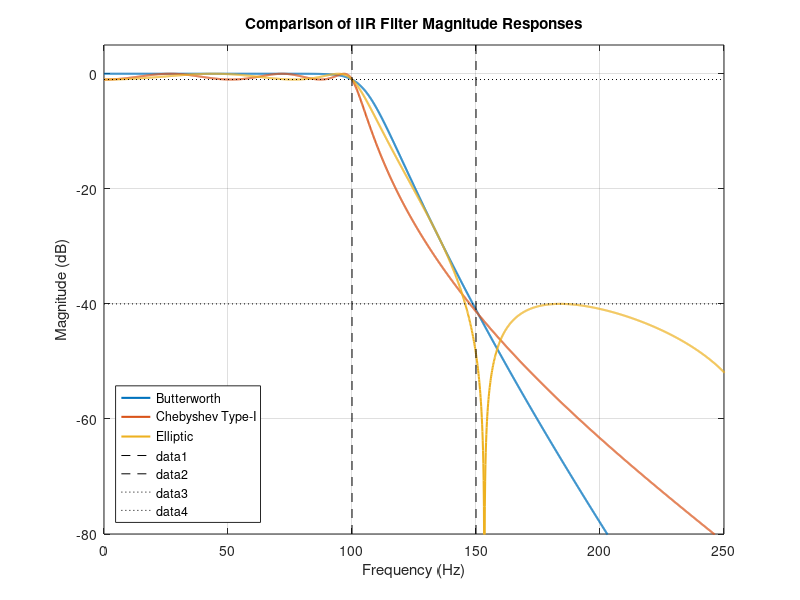
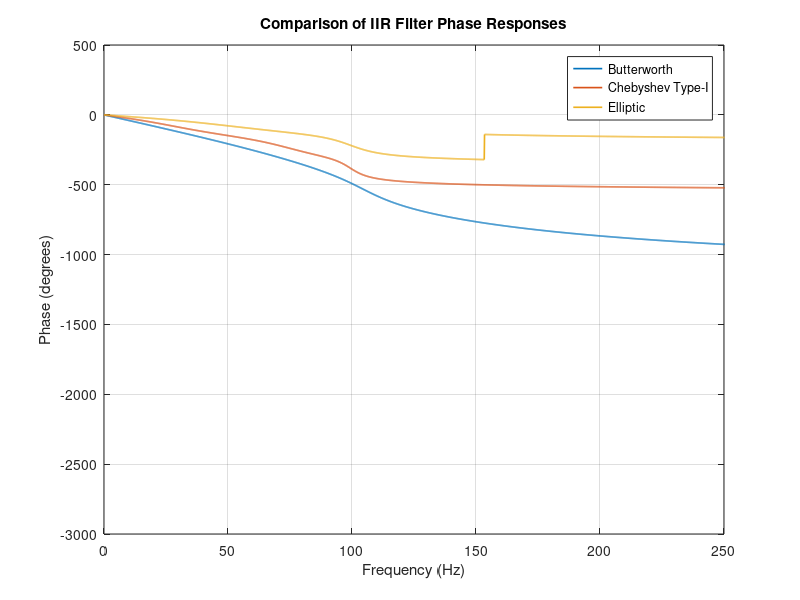
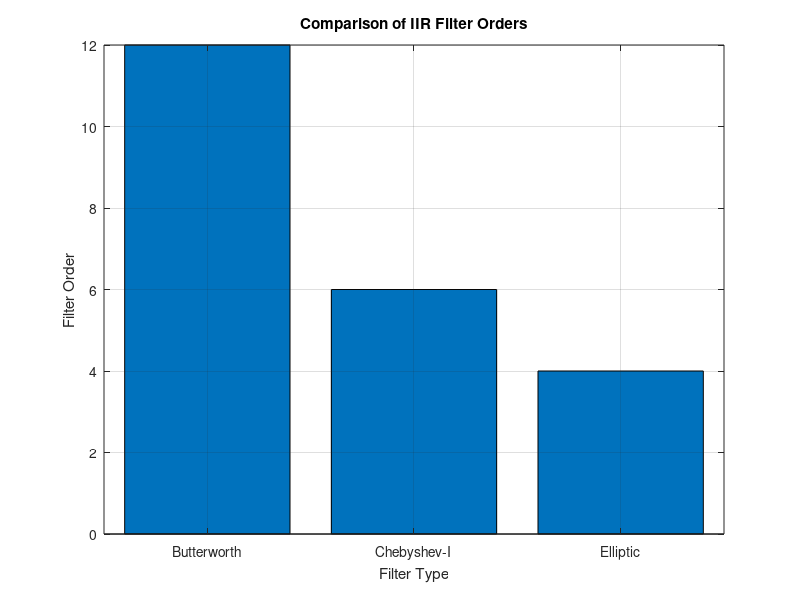

The MATLAB script that drew these images, in order:

clc;
clear;
close all;

%% EXPERIMENT 4
% DESIGN AND COMPARATIVE ANALYSIS OF
% BUTTERWORTH, CHEBYSHEV TYPE-I AND ELLIPTIC IIR FILTERS

%% 1. INPUT PARAMETERS

Fs = 1000;     % Sampling frequency (Hz)
Fp = 100;      % Passband edge frequency (Hz)
Fst = 150;     % Stopband edge frequency (Hz)
Rp = 1;        % Passband ripple (dB)
Rs = 40;       % Stopband attenuation (dB)

% Normalized digital frequencies
Wp = Fp/(Fs/2);
Wst = Fst/(Fs/2);

%% 2. CHEBYSHEV TYPE-I THEORETICAL ORDER

epsilon = sqrt(10^(Rp/10)-1);

% Bilinear-transform equivalent analog frequency ratio
Op = 2*Fs*tan(pi*Fp/Fs);
Os = 2*Fs*tan(pi*Fst/Fs);

N_formula = acosh(sqrt((10^(Rs/10)-1)/(10^(Rp/10)-1))) ...
            / acosh(Os/Op);

N_theory = ceil(N_formula);

%% 3. BUTTERWORTH FILTER

[Nb,Wb] = buttord(Wp,Wst,Rp,Rs);
[bB,aB] = butter(Nb,Wb,'low');

%% 4. CHEBYSHEV TYPE-I FILTER

[Nc,Wc] = cheb1ord(Wp,Wst,Rp,Rs);
[bC,aC] = cheby1(Nc,Rp,Wc,'low');

%% 5. ELLIPTIC FILTER

[Ne,We] = ellipord(Wp,Wst,Rp,Rs);
[bE,aE] = ellip(Ne,Rp,Rs,We,'low');

%% 6. DISPLAY INPUT PARAMETERS

fprintf('\n============================================\n');
fprintf(' IIR FILTER COMPARATIVE ANALYSIS\n');
fprintf('============================================\n');

fprintf('\nINPUT PARAMETERS\n');
fprintf('Sampling Frequency = %.2f Hz\n',Fs);
fprintf('Passband Edge Frequency = %.2f Hz\n',Fp);
fprintf('Stopband Edge Frequency = %.2f Hz\n',Fst);
fprintf('Passband Ripple = %.2f dB\n',Rp);
fprintf('Stopband Attenuation = %.2f dB\n',Rs);

%% 7. CHEBYSHEV FORMULA RESULTS

fprintf('\nCHEBYSHEV TYPE-I THEORETICAL ORDER\n');
fprintf('Ripple factor epsilon = %.4f\n',epsilon);
fprintf('Calculated order = %.4f\n',N_formula);
fprintf('Theoretical minimum order = %d\n',N_theory);

%% 8. FILTER ORDER COMPARISON

fprintf('\n============================================\n');
fprintf(' FILTER ORDER COMPARISON\n');
fprintf('============================================\n');

fprintf('Butterworth Order = %d\n',Nb);
fprintf('Chebyshev Type-I Order = %d\n',Nc);
fprintf('Elliptic Order = %d\n',Ne);

%% 9. DISPLAY FILTER COEFFICIENTS

fprintf('\n============================================\n');
fprintf(' BUTTERWORTH COEFFICIENTS\n');
fprintf('============================================\n');

fprintf('Numerator bB =\n');
disp(bB);

fprintf('Denominator aB =\n');
disp(aB);

fprintf('\n============================================\n');
fprintf(' CHEBYSHEV TYPE-I COEFFICIENTS\n');
fprintf('============================================\n');

fprintf('Numerator bC =\n');
disp(bC);

fprintf('Denominator aC =\n');
disp(aC);

fprintf('\n============================================\n');
fprintf(' ELLIPTIC COEFFICIENTS\n');
fprintf('============================================\n');

fprintf('Numerator bE =\n');
disp(bE);

fprintf('Denominator aE =\n');
disp(aE);

%% 10. FREQUENCY RESPONSES

N = 4096;

[HB,f] = freqz(bB,aB,N,Fs);
[HC,~] = freqz(bC,aC,N,Fs);
[HE,~] = freqz(bE,aE,N,Fs);

% Magnitude response in dB
MB = 20*log10(abs(HB)+eps);
MC = 20*log10(abs(HC)+eps);
ME = 20*log10(abs(HE)+eps);

%% 11. PASSBAND RIPPLE

P = (f <= Fp);

Ripple_B = max(MB(P))-min(MB(P));
Ripple_C = max(MC(P))-min(MC(P));
Ripple_E = max(ME(P))-min(ME(P));

%% 12. STOPBAND ATTENUATION

S = (f >= Fst);

Stop_B = -max(MB(S));
Stop_C = -max(MC(S));
Stop_E = -max(ME(S));

%% 13. PERCENTAGE DEVIATION

Dev_C_Ripple = abs(Ripple_C-Rp)/Rp*100;

Dev_B_Stop = abs(Stop_B-Rs)/Rs*100;
Dev_C_Stop = abs(Stop_C-Rs)/Rs*100;
Dev_E_Stop = abs(Stop_E-Rs)/Rs*100;

%% 14. TRANSITION BANDWIDTH

TransitionBW = Fst-Fp;

%% 15. DISPLAY FILTER PERFORMANCE

fprintf('\n============================================\n');
fprintf(' FILTER PERFORMANCE\n');
fprintf('============================================\n');

fprintf('\nPASSBAND RIPPLE\n');
fprintf('Butterworth = %.4f dB\n',Ripple_B);
fprintf('Chebyshev Type-I = %.4f dB\n',Ripple_C);
fprintf('Elliptic = %.4f dB\n',Ripple_E);

fprintf('\nSTOPBAND ATTENUATION\n');
fprintf('Butterworth = %.4f dB\n',Stop_B);
fprintf('Chebyshev Type-I = %.4f dB\n',Stop_C);
fprintf('Elliptic = %.4f dB\n',Stop_E);

fprintf('\nCHEBYSHEV TYPE-I RIPPLE DEVIATION\n');
fprintf('Specified Ripple = %.2f dB\n',Rp);
fprintf('Measured Ripple = %.4f dB\n',Ripple_C);
fprintf('Percentage Deviation = %.4f %%\n',Dev_C_Ripple);

fprintf('\nSTOPBAND ATTENUATION DEVIATION\n');
fprintf('Butterworth = %.4f %%\n',Dev_B_Stop);
fprintf('Chebyshev Type-I = %.4f %%\n',Dev_C_Stop);
fprintf('Elliptic = %.4f %%\n',Dev_E_Stop);

fprintf('\nTRANSITION CHARACTERISTICS\n');
fprintf('Passband Edge = %.2f Hz\n',Fp);
fprintf('Stopband Edge = %.2f Hz\n',Fst);
fprintf('Transition Bandwidth = %.2f Hz\n',TransitionBW);

%% 16. MAGNITUDE RESPONSE

figure;

plot(f,MB,'LineWidth',1.5);
hold on;
plot(f,MC,'LineWidth',1.5);
plot(f,ME,'LineWidth',1.5);

grid on;

xlabel('Frequency (Hz)');
ylabel('Magnitude (dB)');
title('Comparison of IIR Filter Magnitude Responses');

legend('Butterworth','Chebyshev Type-I','Elliptic', ...
       'Location','southwest');

xlim([0 250]);
ylim([-80 5]);

plot([Fp Fp],[-80 5],'k--');
plot([Fst Fst],[-80 5],'k--');
plot([0 250],[-Rp -Rp],'k:');
plot([0 250],[-Rs -Rs],'k:');

hold off;

%% 17. PHASE RESPONSE

Phase_B = unwrap(angle(HB))*180/pi;
Phase_C = unwrap(angle(HC))*180/pi;
Phase_E = unwrap(angle(HE))*180/pi;

figure;

plot(f,Phase_B,'LineWidth',1.2);
hold on;
plot(f,Phase_C,'LineWidth',1.2);
plot(f,Phase_E,'LineWidth',1.2);

grid on;

xlabel('Frequency (Hz)');
ylabel('Phase (degrees)');
title('Comparison of IIR Filter Phase Responses');

legend('Butterworth','Chebyshev Type-I','Elliptic');

xlim([0 250]);

hold off;

%% 18. FILTER ORDER GRAPH

figure;

bar([Nb Nc Ne]);

set(gca,'XTick',1:3);
set(gca,'XTickLabel', ...
    {'Butterworth','Chebyshev-I','Elliptic'});

ylabel('Filter Order');
xlabel('Filter Type');

title('Comparison of IIR Filter Orders');

grid on;

%% 19. FINAL RESULT

fprintf('\n============================================\n');
fprintf(' EXPERIMENT COMPLETED SUCCESSFULLY\n');
fprintf('============================================\n');

fprintf('Butterworth order = %d\n',Nb);
fprintf('Chebyshev Type-I order = %d\n',Nc);
fprintf('Elliptic order = %d\n',Ne);

fprintf('\nAll three filter responses have been plotted.\n');
